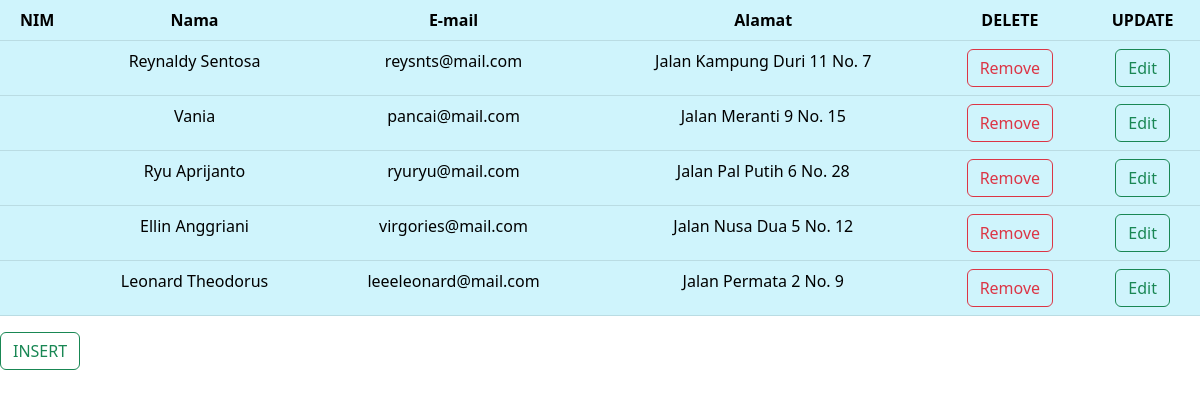
The page / on the database its author committed.
### tables this page shows
CREATE TABLE 
  `mahasiswa` 
  (
    `NIM` CHAR(10) PRIMARY KEY,
    `Nama` VARCHAR(255) NOT NULL,
    `E-mail` VARCHAR(255) NOT NULL,
    `Alamat` VARCHAR(255) NOT NULL,
    CHECK(`E-mail` LIKE '%@%')
  );

### index.php (the view, shortened to what this page needs)
<?php
    include 'connect.php';
?>
<!DOCTYPE html>
<html lang="en">
    <head>
        <link href="https://cdn.jsdelivr.net/npm/bootstrap@5.2.0-beta1/dist/css/bootstrap.min.css"
        rel="stylesheet"
>
    </head>
    <body>
        <?php
            $query = "SELECT * FROM mahasiswa";
        ?>
        <div class="div2">
            <table class="table table-info">
                <thead>
                    <tr>
                        <th class="text-center">NIM</th>
                        <th class="text-center">Nama</th>
                        <th class="text-center">E-mail</th>
                        <th class="text-center">Alamat</th>
                        <th class="text-center">DELETE</th>
                        <th class="text-center">UPDATE</th>
                    </tr>
                </thead>
                <tbody>
                    <?php
                        $result = mysqli_query($conn, $query);
                        while ($data = mysqli_fetch_array($result))
                        {
                            $nim = $data['Nim'];
                            $nama = $data['Nama'];
                            $mail = $data['E-mail'];
                            $alamat = $data['Alamat'];
                    ?>
                        <tr>
                            <td class="text-center"><?php echo $nim ?></td>
                            <td class="text-center"><?php echo $nama ?></td>
                            <td class="text-center"><?php echo $mail ?></td>
                            <td class="text-center"><?php echo $alamat ?></td>
                            <td class="text-center">
                                <form action="" method="POST">
                                    <button type="submit" name="del_mhs" value="<?php echo $nim; ?>" class="btn btn-outline-danger">
                                        Remove
                                    </button>
                                </form>
                            </td>
                            <td class="text-center">
                                <form action="mhs_update.php" method="POST">
                                    <button class="btn btn-outline-success" name="update_mhs">
                                        Edit
                                    </button>
                                </form>
                            </td>
                        </tr>
                    <?php
                        }
                    ?>
                </tbody>
            </table>
        </div>
    </body>
    <footer>
        <form action="mhs_insert.php" method="POST">
            <button class="btn btn-outline-success" name="insert_mhs">
                INSERT
            </button>
        </form>
    </footer>
</html>

### rows shown on the page
mahasiswa: Nama "Reynaldy Sentosa", value "reysnts@mail.com", Alamat "Jalan Kampung Duri 11 No. 7"
mahasiswa: Nama "Vania", value "pancai@mail.com", Alamat "Jalan Meranti 9 No. 15"
mahasiswa: Nama "Ryu Aprijanto", value "ryuryu@mail.com", Alamat "Jalan Pal Putih 6 No. 28"
mahasiswa: Nama "Ellin Anggriani", value "virgories@mail.com", Alamat "Jalan Nusa Dua 5 No. 12"
mahasiswa: Nama "Leonard Theodorus", value "leeeleonard@mail.com", Alamat "Jalan Permata 2 No. 9"
